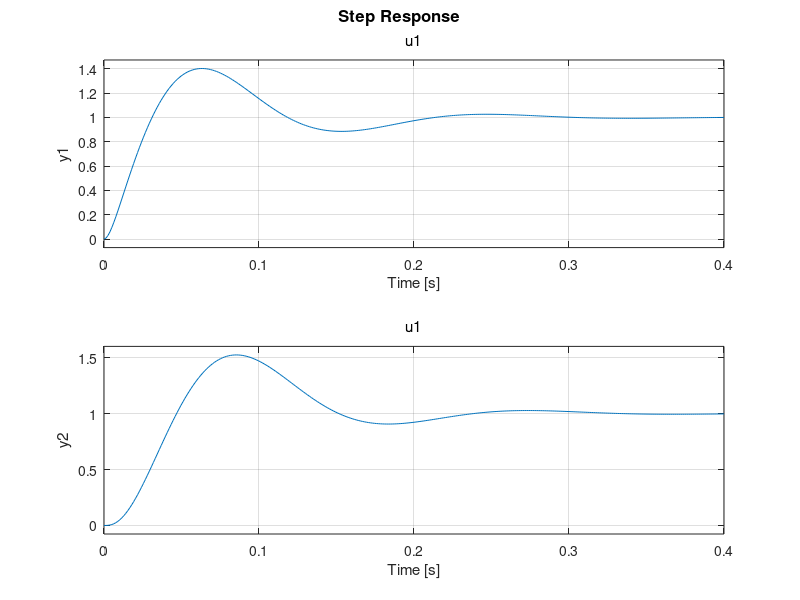

Write MATLAB code to recreate this figure. (Note: this script raises an error after producing the figure.)
clear;
close all;
clc;

%% QUARTER CAR

ks = 29000;   % N/m
ku = 87563; % N/m
cs = 2000;  % N.s/m

mu = 8;
ms = 40;

A = [0              1               0               0;
     (-ks-ku)/mu    -cs/mu          ks/mu           cs/mu;
     0              0               0               1;
     ks/ms          cs/ms           -ks/ms          -cs/ms];

B = [0;
     ku/mu;
     0;
     0];

C = [1  0   0   0;
     0  0   1   0];

D = [0;
     0];

sys = ss(A, B, C, D);


step(sys)


[V,D] = eig(A);

wn = sqrt(real(D) .* real(D) + imag(D) .* imag(D));
wn_hz = wn ./ (2 .* pi);
dampingRatio = sqrt(1 - (imag(D) ./ wn) .^ 2);

% [wntest, zeta] = damp(sys);

% figure
% bode(sys2)

%%

load('FL Displacement Interp Michelin AutoX data0053.mat')
load('FR Displacement Interp Michelin AutoX data0053.mat')
load('RL Displacement Interp Michelin AutoX data0053.mat')
load('RR Displacement Interp Michelin AutoX data0053.mat')
load('timelsim Michelin AutoX data0053.mat')

u = FLRoad./1000;

[y, t, x] = lsim(sys, u, timelsim);

figure
tiledlayout(2, 2)
nexttile
hold on
plot(t, x(:, 3) .* 1000)
legend('Sprung Mass Displacement (mm)')

nexttile
hold on
plot(t, x(:, 4) .* 1000)
legend('Sprung Mass Velocity (mm/s)')

nexttile
hold on
plot(t, x(:, 1) .* 1000)
plot(t, FLDispInterp, '-.')
legend('Unsprung Mass Displacement (mm)', 'Unsprung Mass Displacement Input (mm)')

nexttile
hold on
plot(t, x(:, 2) .* 1000)
legend('Unsprung Mass Velocity (mm/s)')

%% test
% testVec = [abs(FLDispInterp) abs(FRDispInterp)];
% FrontDiff = max(testVec, [], 2) - min(testVec, [], 2);
% 
% higherLeft = abs(FLDispInterp) > abs(FRDispInterp);
% FLRoad = FrontDiff;
% FLRoad(~higherLeft) = -1 .* FLRoad(~higherLeft);
% FRRoad = FrontDiff;
% FRRoad(higherLeft)  = -1 .* FRRoad(higherLeft);
% 
% % FLRoad = FrontDiff;
% % FLRoad(FrontDiff < 0) = 0;
% % FRRoad = FrontDiff;
% % FRRoad(FrontDiff > 0) = 0;
% 
% figure
% hold on
% plot(t, FrontDiff)
% plot(t, FLRoad)
% plot(t, FRRoad)


